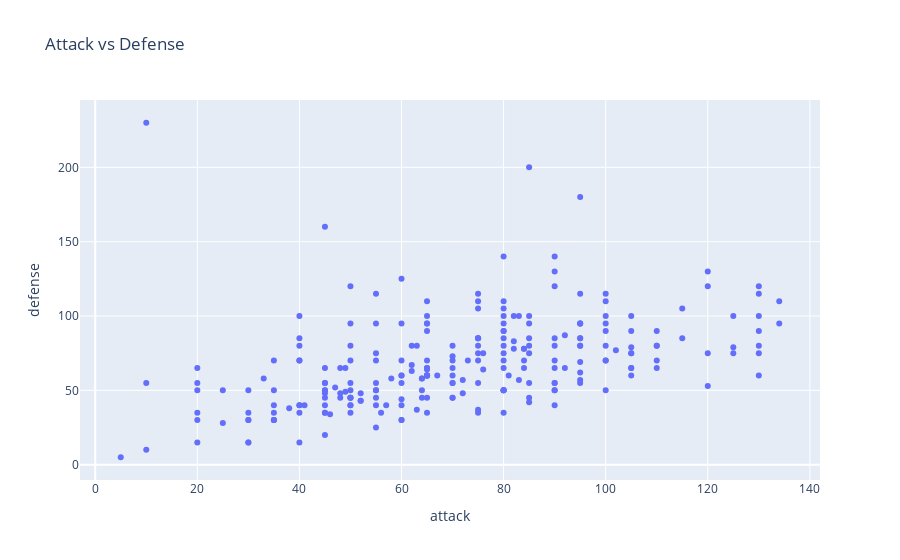

Write notebook code for a chart like this one.
### Code cell
fig = px.scatter(
    df,
    x="attack",
    y="defense",
    hover_name="name",
    title="Attack vs Defense"
)
fig.show()

### Figure 1 — Plotly figure (JSON) as saved in the notebook; plotly's stock layout.template omitted (floating-point values rounded to 4 significant figures; data arrays with more than 128 entries replaced by an {"elided": "..."} marker saying what was removed)
{"data": [{"hovertemplate": "<b>%{hovertext}</b><br><br>attack=%{x}<br>defense=%{y}<extra></extra>", "hovertext": {"elided": "250 str values"}, "legendgroup": "", "marker": {"color": "#636efa", "symbol": "circle"}, "mode": "markers", "name": "", "orientation": "v", "showlegend": false, "type": "scatter", "x": {"elided": "250 int values"}, "xaxis": "x", "y": {"elided": "250 int values"}, "yaxis": "y"}], "layout": {"legend": {"tracegroupgap": 0}, "title": {"text": "Attack vs Defense"}, "xaxis": {"anchor": "y", "domain": [0, 1], "title": {"text": "attack"}}, "yaxis": {"anchor": "x", "domain": [0, 1], "title": {"text": "defense"}}}}
